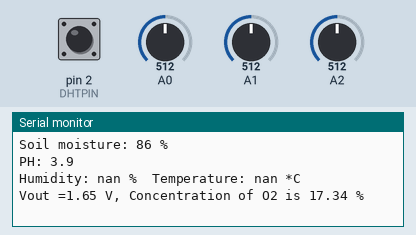
Bench run of a sketch on a simulated Arduino Uno, built with avr-gcc and run on an emulated ATmega328P. Parts: the last lines printed to the serial monitor. The inputs (shaded band) are chosen by the test bench; at power-on: A0 = 512, A2 = 512, A1 = 512, pin 2 (DHTPIN) HIGH.

Above: at 1.2 s.
1.3 s: A0 set to 540
2.8 s: A2 set to 540
4.3 s: A1 set to 716
At 5.25 s:
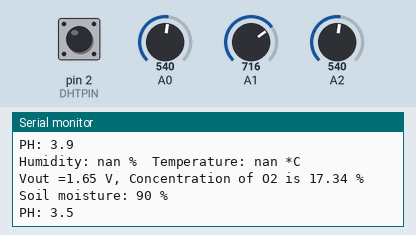
5.8 s: A0 set to 520
At 6.5 s:
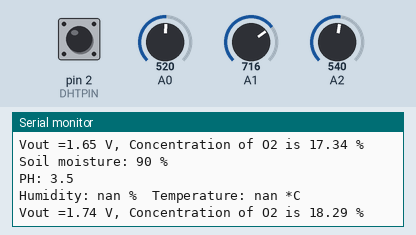
7.3 s: A2 set to 520
8.8 s: A1 set to 900
At 11.1 s:
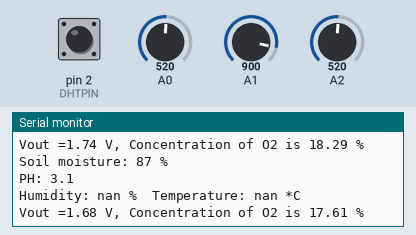

The sketch:

SmartFarmIOT2.ino
```cpp
#include "DHT.h"

#define DHTPIN 2

#define DHTTYPE DHT11

int  PH, sensorValue;
int Moisture;

const float VRefer = 3.3;       // voltage of adc reference


DHT dht(DHTPIN, DHTTYPE);

void setup() {
  // put your setup code here, to run once:
  Serial.begin(115200);
}

void loop() {
   // put your main code here, to run repeatedly:
   unsigned char  i;

   Moisture = 0;
   for(i=0;i<10;i++){Moisture = Moisture + analogRead(0);delay(1);}
   Moisture = Moisture / 10;
   //Serial.print("Soil moisture real: ");
  // Serial.println(Moisture);

   if(Moisture >= 530){Moisture = ((Moisture - 550)/15) + 90;}else
   if(Moisture >= 430){Moisture = ((Moisture - 450)/10) + 80;}else
   if(Moisture >= 130){Moisture = ((Moisture - 130)/6) + 30;}else
   //if(Moisture >= 100){Moisture = ((Moisture - 120)/5) + 30;}else
   if(Moisture >=   0){Moisture = ((Moisture)/5);}

   if(Moisture > 100){Moisture = 100;}

   PH = 0;
    for(i=0;i<10;i++){PH  = PH + analogRead(1);delay(1); }
    PH       = PH / 10;
    if(PH >= 450){PH = 40-((PH - 450)/50);}else
    if(PH >= 280){PH = 50-((PH - 280)/17);}else
    if(PH >= 150){PH = 60-((PH - 150)/13);}else
    if(PH >=  20){PH = 70-((PH -  20)/13);}else
    if(PH >=   0){PH = 80-((PH -  0 )/2); }


   Serial.print("Soil moisture: ");
   Serial.print(Moisture);
   Serial.println(" %");

    Serial.print("PH: ");
   Serial.print(PH/10);Serial.print(".");Serial.println(PH%10);

  float h = dht.readHumidity();
  float t = dht.readTemperature();
  int sensorValue;

  Serial.print("Humidity: ");
  Serial.print(h);
  Serial.print(" %\t");
  Serial.print("Temperature: ");
  Serial.print(t);
  Serial.println(" *C");

  // put your main code here, to run repeatedly:
    float Vout =0;
    Serial.print("Vout =");

    Vout = readO2Vout();
    Serial.print(Vout);
    Serial.print(" V, Concentration of O2 is ");
    Serial.print(readConcentration());
    Serial.println(" %");

   Serial.println("");


   delay(5000); //wait for half a second, so it is easier to read
}


float readO2Vout()
{
    long sum = 0;
    for(int i=0; i<32; i++)
    {
        sum += analogRead(2);
    }

    sum >>= 5;

    float MeasuredVout = sum * (VRefer / 1023.0);
    return MeasuredVout;
}

float readConcentration()
{
    // Vout samples are with reference to 3.3V
    float MeasuredVout = readO2Vout();

    //float Concentration = FmultiMap(MeasuredVout, VoutArray,O2ConArray, 6);
    //when its output voltage is 2.0V,
    float Concentration = MeasuredVout * 0.21 / 2.0;
    float Concentration_Percentage=Concentration*100;
    return Concentration_Percentage;
}
```

DHT.cpp
```cpp
// (licence header left out)
#include "DHT.h"

#define MIN_INTERVAL 2000

DHT::DHT(uint8_t pin, uint8_t type, uint8_t count) {
  _pin = pin;
  _type = type;
  #ifdef __AVR
    _bit = digitalPinToBitMask(pin);
    _port = digitalPinToPort(pin);
  #endif
  _maxcycles = microsecondsToClockCycles(1000);  // 1 millisecond timeout for
                                                 // reading pulses from DHT sensor.
  // Note that count is now ignored as the DHT reading algorithm adjusts itself
  // basd on the speed of the processor.
}

void DHT::begin(void) {
  // set up the pins!
  pinMode(_pin, INPUT_PULLUP);
  // Using this value makes sure that millis() - lastreadtime will be
  // >= MIN_INTERVAL right away. Note that this assignment wraps around,
  // but so will the subtraction.
  _lastreadtime = -MIN_INTERVAL;
  DEBUG_PRINT("Max clock cycles: "); DEBUG_PRINTLN(_maxcycles, DEC);
}

//boolean S == Scale.  True == Fahrenheit; False == Celcius
float DHT::readTemperature(bool S, bool force) {
  float f = NAN;

  if (read(force)) {
    switch (_type) {
    case DHT11:
      f = data[2];
      if(S) {
        f = convertCtoF(f);
      }
      break;
    case DHT22:
    case DHT21:
      f = data[2] & 0x7F;
      f *= 256;
      f += data[3];
      f *= 0.1;
      if (data[2] & 0x80) {
        f *= -1;
      }
      if(S) {
        f = convertCtoF(f);
      }
      break;
    }
  }
  return f;
}

float DHT::convertCtoF(float c) {
  return c * 1.8 + 32;
}

float DHT::convertFtoC(float f) {
  return (f - 32) * 0.55555;
}

float DHT::readHumidity(bool force) {
  float f = NAN;
  if (read()) {
    switch (_type) {
    case DHT11:
      f = data[0];
      break;
    case DHT22:
    case DHT21:
      f = data[0];
      f *= 256;
      f += data[1];
      f *= 0.1;
      break;
    }
  }
  return f;
}

//boolean isFahrenheit: True == Fahrenheit; False == Celcius
float DHT::computeHeatIndex(float temperature, float percentHumidity, bool isFahrenheit) {
  // Using both Rothfusz and Steadman's equations
  // http://www.wpc.ncep.noaa.gov/html/heatindex_equation.shtml
  float hi;

  if (!isFahrenheit)
    temperature = convertCtoF(temperature);

  hi = 0.5 * (temperature + 61.0 + ((temperature - 68.0) * 1.2) + (percentHumidity * 0.094));

  if (hi > 79) {
    hi = -42.379 +
             2.04901523 * temperature +
            10.14333127 * percentHumidity +
            -0.22475541 * temperature*percentHumidity +
            -0.00683783 * pow(temperature, 2) +
            -0.05481717 * pow(percentHumidity, 2) +
             0.00122874 * pow(temperature, 2) * percentHumidity +
             0.00085282 * temperature*pow(percentHumidity, 2) +
            -0.00000199 * pow(temperature, 2) * pow(percentHumidity, 2);

    if((percentHumidity < 13) && (temperature >= 80.0) && (temperature <= 112.0))
      hi -= ((13.0 - percentHumidity) * 0.25) * sqrt((17.0 - abs(temperature - 95.0)) * 0.05882);

    else if((percentHumidity > 85.0) && (temperature >= 80.0) && (temperature <= 87.0))
      hi += ((percentHumidity - 85.0) * 0.1) * ((87.0 - temperature) * 0.2);
  }

  return isFahrenheit ? hi : convertFtoC(hi);
}

boolean DHT::read(bool force) {
  // Check if sensor was read less than two seconds ago and return early
  // to use last reading.
  uint32_t currenttime = millis();
  if (!force && ((currenttime - _lastreadtime) < 2000)) {
    return _lastresult; // return last correct measurement
  }
  _lastreadtime = currenttime;

  // Reset 40 bits of received data to zero.
  data[0] = data[1] = data[2] = data[3] = data[4] = 0;

  // Send start signal.  See DHT datasheet for full signal diagram:
  //   http://www.adafruit.com/datasheets/Digital%20humidity%20and%20temperature%20sensor%20AM2302.pdf

  // Go into high impedence state to let pull-up raise data line level and
  // start the reading process.
  digitalWrite(_pin, HIGH);
  delay(250);

  // First set data line low for 20 milliseconds.
  pinMode(_pin, OUTPUT);
  digitalWrite(_pin, LOW);
  delay(20);

  uint32_t cycles[80];
  {
    // Turn off interrupts temporarily because the next sections are timing critical
    // and we don't want any interruptions.
    InterruptLock lock;

    // End the start signal by setting data line high for 40 microseconds.
    digitalWrite(_pin, HIGH);
    delayMicroseconds(40);

    // Now start reading the data line to get the value from the DHT sensor.
    pinMode(_pin, INPUT_PULLUP);
    delayMicroseconds(10);  // Delay a bit to let sensor pull data line low.

    // First expect a low signal for ~80 microseconds followed by a high signal
    // for ~80 microseconds again.
    if (expectPulse(LOW) == 0) {
      DEBUG_PRINTLN(F("Timeout waiting for start signal low pulse."));
      _lastresult = false;
      return _lastresult;
    }
    if (expectPulse(HIGH) == 0) {
      DEBUG_PRINTLN(F("Timeout waiting for start signal high pulse."));
      _lastresult = false;
      return _lastresult;
    }

    // Now read the 40 bits sent by the sensor.  Each bit is sent as a 50
    // microsecond low pulse followed by a variable length high pulse.  If the
    // high pulse is ~28 microseconds then it's a 0 and if it's ~70 microseconds
    // then it's a 1.  We measure the cycle count of the initial 50us low pulse
    // and use that to compare to the cycle count of the high pulse to determine
    // if the bit is a 0 (high state cycle count < low state cycle count), or a
    // 1 (high state cycle count > low state cycle count). Note that for speed all
    // the pulses are read into a array and then examined in a later step.
    for (int i=0; i<80; i+=2) {
      cycles[i]   = expectPulse(LOW);
      cycles[i+1] = expectPulse(HIGH);
    }
  } // Timing critical code is now complete.

  // Inspect pulses and determine which ones are 0 (high state cycle count < low
  // state cycle count), or 1 (high state cycle count > low state cycle count).
  for (int i=0; i<40; ++i) {
    uint32_t lowCycles  = cycles[2*i];
    uint32_t highCycles = cycles[2*i+1];
    if ((lowCycles == 0) || (highCycles == 0)) {
      DEBUG_PRINTLN(F("Timeout waiting for pulse."));
      _lastresult = false;
      return _lastresult;
    }
    data[i/8] <<= 1;
    // Now compare the low and high cycle times to see if the bit is a 0 or 1.
    if (highCycles > lowCycles) {
      // High cycles are greater than 50us low cycle count, must be a 1.
      data[i/8] |= 1;
    }
    // Else high cycles are less than (or equal to, a weird case) the 50us low
    // cycle count so this must be a zero.  Nothing needs to be changed in the
    // stored data.
  }

  DEBUG_PRINTLN(F("Received:"));
  DEBUG_PRINT(data[0], HEX); DEBUG_PRINT(F(", "));
  DEBUG_PRINT(data[1], HEX); DEBUG_PRINT(F(", "));
  DEBUG_PRINT(data[2], HEX); DEBUG_PRINT(F(", "));
  DEBUG_PRINT(data[3], HEX); DEBUG_PRINT(F(", "));
  DEBUG_PRINT(data[4], HEX); DEBUG_PRINT(F(" =? "));
  DEBUG_PRINTLN((data[0] + data[1] + data[2] + data[3]) & 0xFF, HEX);

  // Check we read 40 bits and that the checksum matches.
  if (data[4] == ((data[0] + data[1] + data[2] + data[3]) & 0xFF)) {
    _lastresult = true;
    return _lastresult;
  }
  else {
    DEBUG_PRINTLN(F("Checksum failure!"));
    _lastresult = false;
    return _lastresult;
  }
}

// Expect the signal line to be at the specified level for a period of time and
// return a count of loop cycles spent at that level (this cycle count can be
// used to compare the relative time of two pulses).  If more than a millisecond
// ellapses without the level changing then the call fails with a 0 response.
// This is adapted from Arduino's pulseInLong function (which is only available
// in the very latest IDE versions):
//   https://github.com/arduino/Arduino/blob/master/hardware/arduino/avr/cores/arduino/wiring_pulse.c
uint32_t DHT::expectPulse(bool level) {
  uint32_t count = 0;
  // On AVR platforms use direct GPIO port access as it's much faster and better
  // for catching pulses that are 10's of microseconds in length:
  #ifdef __AVR
    uint8_t portState = level ? _bit : 0;
    while ((*portInputRegister(_port) & _bit) == portState) {
      if (count++ >= _maxcycles) {
        return 0; // Exceeded timeout, fail.
      }
    }
  // Otherwise fall back to using digitalRead (this seems to be necessary on ESP8266
  // right now, perhaps bugs in direct port access functions?).
  #else
    while (digitalRead(_pin) == level) {
      if (count++ >= _maxcycles) {
        return 0; // Exceeded timeout, fail.
      }
    }
  #endif

  return count;
}
```

DHT.h
```cpp
// (licence header left out)
#ifndef DHT_H
#define DHT_H

#if ARDUINO >= 100
 #include "Arduino.h"
#else
 #include "WProgram.h"
#endif


// Uncomment to enable printing out nice debug messages.
//#define DHT_DEBUG

// Define where debug output will be printed.
#define DEBUG_PRINTER Serial

// Setup debug printing macros.
#ifdef DHT_DEBUG
  #define DEBUG_PRINT(...) { DEBUG_PRINTER.print(__VA_ARGS__); }
  #define DEBUG_PRINTLN(...) { DEBUG_PRINTER.println(__VA_ARGS__); }
#else
  #define DEBUG_PRINT(...) {}
  #define DEBUG_PRINTLN(...) {}
#endif

// Define types of sensors.
#define DHT11 11
#define DHT22 22
#define DHT21 21
#define AM2301 21


class DHT {
  public:
   DHT(uint8_t pin, uint8_t type, uint8_t count=6);
   void begin(void);
   float readTemperature(bool S=false, bool force=false);
   float convertCtoF(float);
   float convertFtoC(float);
   float computeHeatIndex(float temperature, float percentHumidity, bool isFahrenheit=true);
   float readHumidity(bool force=false);
   boolean read(bool force=false);

 private:
  uint8_t data[5];
  uint8_t _pin, _type;
  #ifdef __AVR
    // Use direct GPIO access on an 8-bit AVR so keep track of the port and bitmask
    // for the digital pin connected to the DHT.  Other platforms will use digitalRead.
    uint8_t _bit, _port;
  #endif
  uint32_t _lastreadtime, _maxcycles;
  bool _lastresult;

  uint32_t expectPulse(bool level);

};

class InterruptLock {
  public:
   InterruptLock() {
    noInterrupts();
   }
   ~InterruptLock() {
    interrupts();
   }

};

#endif
```

Measured:
- after the input at 4.3 s, the serial monitor: prints a new line after 0.76 s (image 1)
- after the input at 8.8 s, the serial monitor: prints a new line after 1.6 s (image 3)
